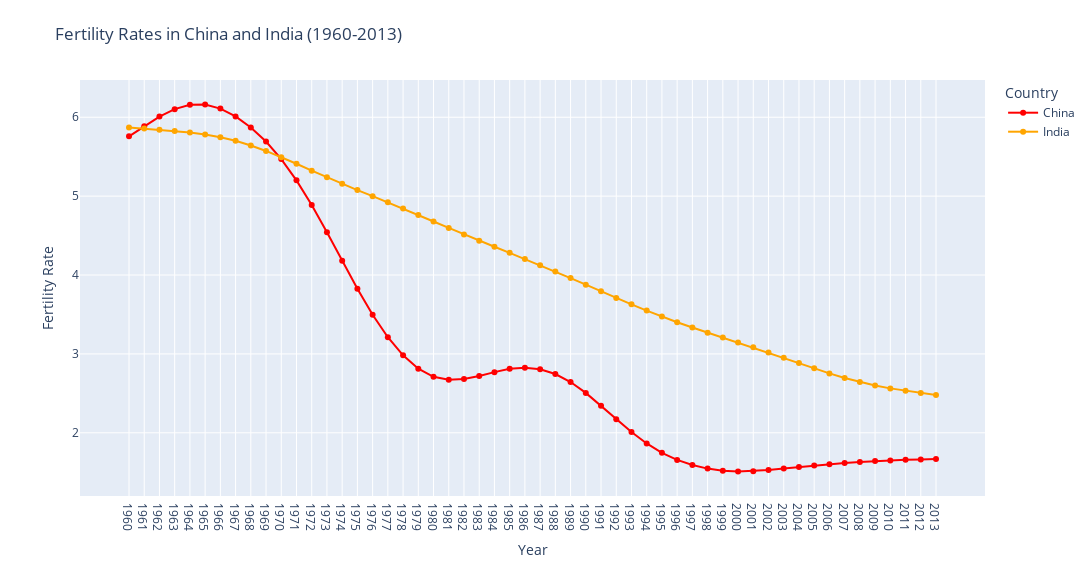

The notebook cell saved with this chart:
### Markdown cell above
**7. Compare the two most populated countries, India and China.**

### Code cell
# Extract data for China and India
china_data = df.loc['China'].dropna()
india_data = df.loc['India'].dropna()

fig = go.Figure()

fig.add_trace(go.Scatter(x=china_data.index, y=china_data.values, mode='lines+markers', name='China', line=dict(color='red')))
fig.add_trace(go.Scatter(x=india_data.index, y=india_data.values, mode='lines+markers', name='India', line=dict(color='orange')))

# Update layout with specified dimensions
fig.update_layout(
    title='Fertility Rates in China and India (1960-2013)',
    xaxis_title='Year',
    yaxis_title='Fertility Rate',
    legend_title='Country',
    width=1100,  # Width in pixels (30 inches * 96 DPI)
    height=576,  # Height in pixels (6 inches * 96 DPI)
    margin=dict(l=80, r=80, t=80, b=80)  # Adjust margins to fit the larger size
)

# Show plot
fig.show()

### Figure 1 — Plotly figure (JSON) as saved in the notebook; plotly's stock layout.template omitted (floating-point values rounded to 4 significant figures)
{"data": [{"line": {"color": "red"}, "mode": "lines+markers", "name": "China", "type": "scatter", "x": ["1960", "1961", "1962", "1963", "1964", "1965", "1966", "1967", "1968", "1969", "1970", "1971", "1972", "1973", "1974", "1975", "1976", "1977", "1978", "1979", "1980", "1981", "1982", "1983", "1984", "1985", "1986", "1987", "1988", "1989", "1990", "1991", "1992", "1993", "1994", "1995", "1996", "1997", "1998", "1999", "2000", "2001", "2002", "2003", "2004", "2005", "2006", "2007", "2008", "2009", "2010", "2011", "2012", "2013"], "y": [5.758, 5.887, 6.008, 6.103, 6.157, 6.161, 6.11, 6.011, 5.871, 5.692, 5.47, 5.2, 4.887, 4.542, 4.181, 3.826, 3.497, 3.212, 2.982, 2.813, 2.71, 2.673, 2.682, 2.72, 2.769, 2.811, 2.826, 2.806, 2.745, 2.644, 2.506, 2.342, 2.171, 2.009, 1.865, 1.746, 1.656, 1.591, 1.546, 1.52, 1.51, 1.514, 1.527, 1.546, 1.566, 1.585, 1.602, 1.617, 1.63, 1.642, 1.65, 1.657, 1.663, 1.668]}, {"line": {"color": "orange"}, "mode": "lines+markers", "name": "India", "type": "scatter", "x": ["1960", "1961", "1962", "1963", "1964", "1965", "1966", "1967", "1968", "1969", "1970", "1971", "1972", "1973", "1974", "1975", "1976", "1977", "1978", "1979", "1980", "1981", "1982", "1983", "1984", "1985", "1986", "1987", "1988", "1989", "1990", "1991", "1992", "1993", "1994", "1995", "1996", "1997", "1998", "1999", "2000", "2001", "2002", "2003", "2004", "2005", "2006", "2007", "2008", "2009", "2010", "2011", "2012", "2013"], "y": [5.87, 5.856, 5.842, 5.826, 5.807, 5.781, 5.747, 5.701, 5.642, 5.573, 5.494, 5.41, 5.323, 5.238, 5.156, 5.077, 5, 4.922, 4.843, 4.762, 4.679, 4.597, 4.515, 4.436, 4.358, 4.281, 4.203, 4.125, 4.044, 3.961, 3.878, 3.793, 3.709, 3.628, 3.549, 3.473, 3.402, 3.334, 3.269, 3.207, 3.145, 3.083, 3.018, 2.952, 2.884, 2.817, 2.753, 2.694, 2.643, 2.6, 2.563, 2.532, 2.505, 2.479]}], "layout": {"height": 576, "legend": {"title": {"text": "Country"}}, "margin": {"b": 80, "l": 80, "r": 80, "t": 80}, "title": {"text": "Fertility Rates in China and India (1960-2013)"}, "width": 1100, "xaxis": {"autorange": true, "range": [-3.218, 56.22], "title": {"text": "Year"}, "type": "category"}, "yaxis": {"autorange": true, "range": [1.199, 6.472], "title": {"text": "Fertility Rate"}, "type": "linear"}}}
